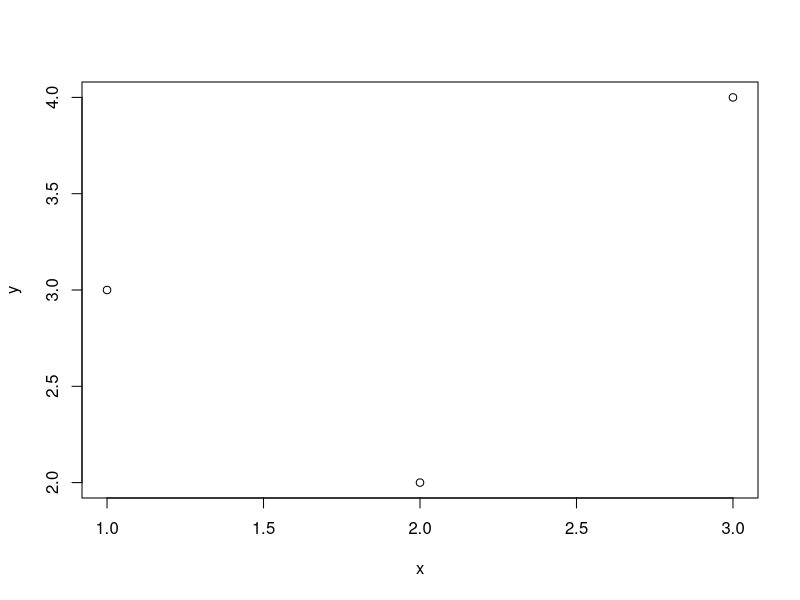

This chart was generated by the following R code:
setwd("/Users/ctw8/Documents/research/brigham/learngit")

x <- c(1,2,3)
y <- c(3,2,4)


pdf("sampleplot.pdf")
plot(x,y)
dev.off()

## changing my R script
## working in new branch
## working in new branch 2
## working in new branch 3